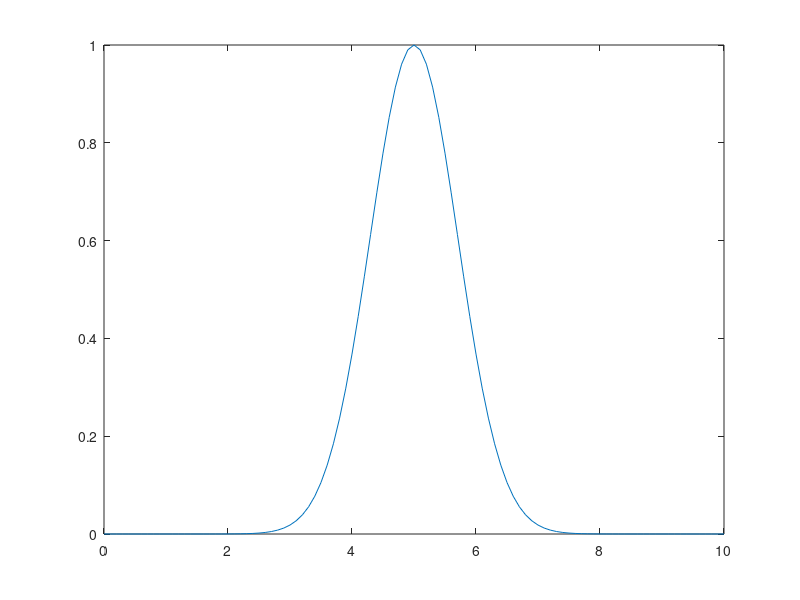

Recreate this plot in MATLAB. (Note: this script raises an error after producing the figure.)
x=[0:.1:10]';
y=exp(-(x-5).^2);
plot(x,y)
ysmoothed=fastsmooth(y,11,3,1);
plot(x,y,x,ysmoothed,'r')
disp('Fit to unsmoothed peak:')
[FitResults,FitError]=peakfit([x y])
disp('Fit to smoothed peak:')
[FitResults,FitError]=peakfit([x ysmoothed])
